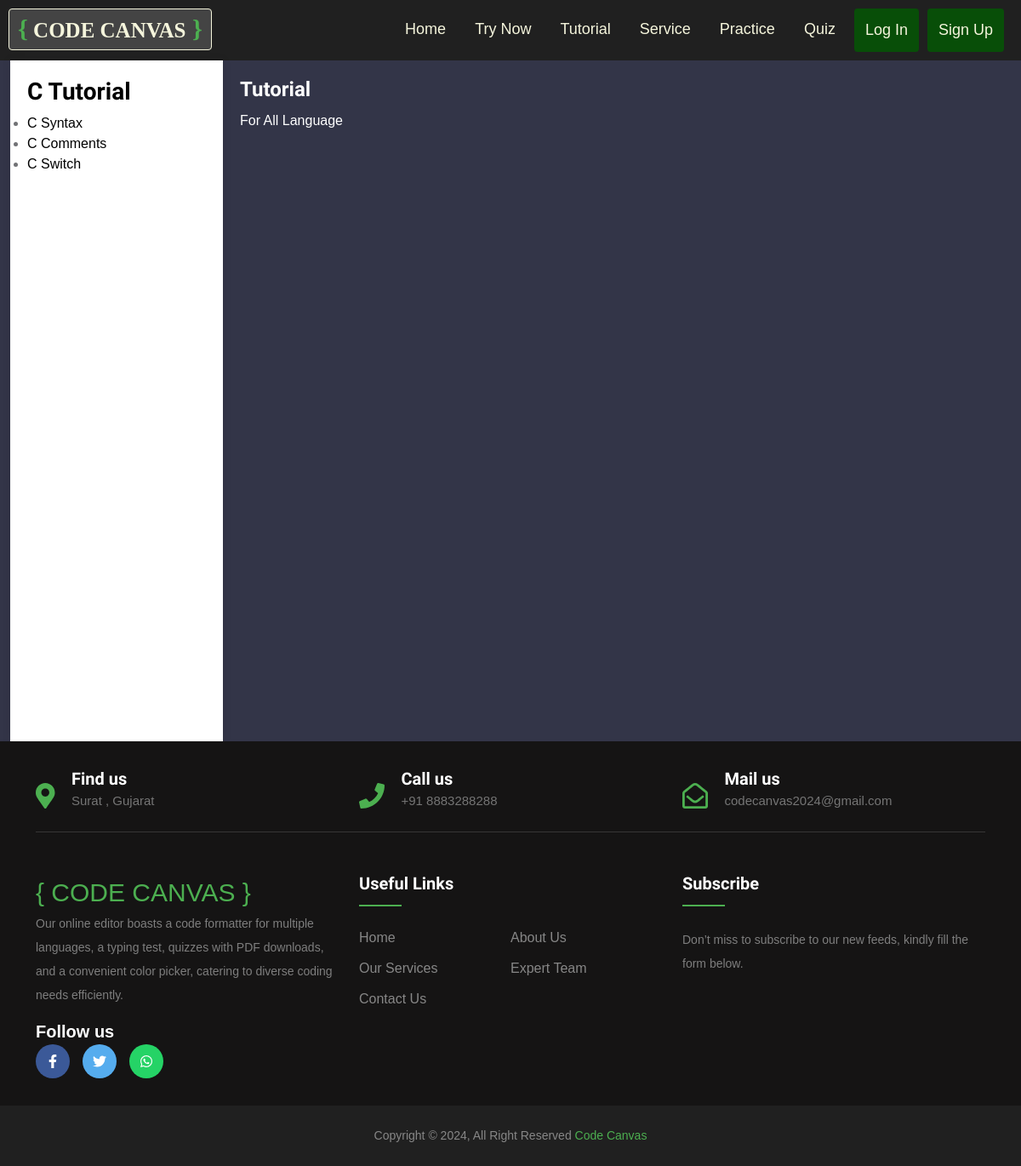
The page /tutorial_of_language.php?language=C on the database as committed earlier.
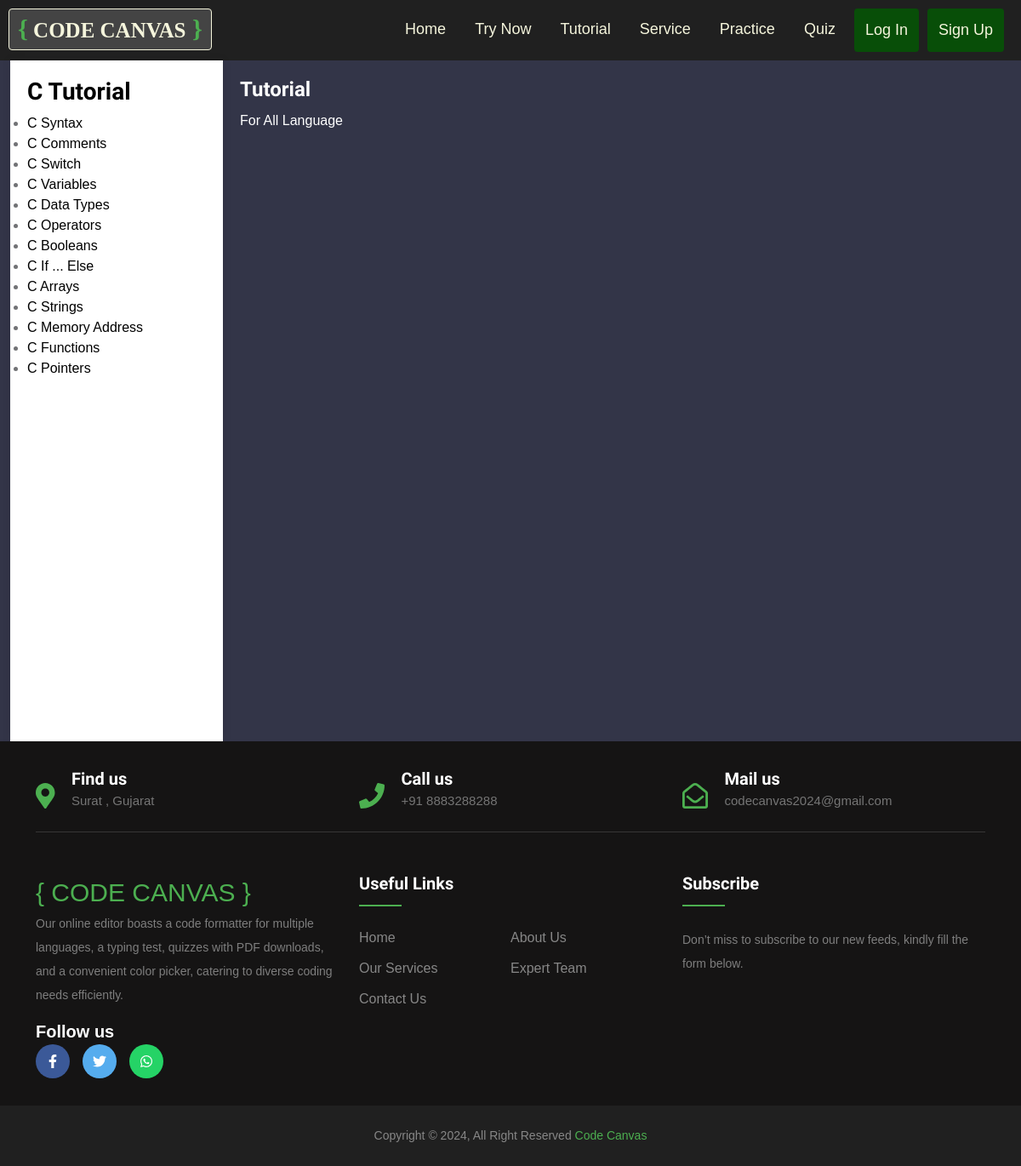
The same page on the database as committed later.
### tables this page shows
CREATE TABLE `tutorial` (
  `t_id` int(11) NOT NULL,
  `language` varchar(200) NOT NULL,
  `topic_name` varchar(200) NOT NULL,
  `description` varchar(1000) DEFAULT NULL,
  `t_code` varchar(3000) NOT NULL,
  `is_active` int(11) NOT NULL DEFAULT 1,
  `created_date` date NOT NULL DEFAULT current_timestamp()
);

### tutorial_of_language.php (the view, shortened to what this page needs)
<?php
    include 'db.php';
     if (isset($_GET['language'])) {
        $selectedLanguage = $con->real_escape_string($_GET['language']);
    }
    if (isset($_SESSION['selected_language'])) {
        $selectedLanguage = $con->real_escape_string($_SESSION['selected_language']);
        $sql = "SELECT * FROM tutorial WHERE language = '$selectedLanguage'";
        $result = $con->query($sql);
    } else {
        $selectedLanguage1 = 'PHP';
        $sql = "SELECT * FROM tutorial WHERE language = '$selectedLanguage1'";
        $result = $con->query($sql);
    }
?>
<!DOCTYPE html>
<html lang="en">
<head>
    <link rel="stylesheet" href="https://cdnjs.cloudflare.com/ajax/libs/font-awesome/6.5.1/css/all.min.css" />
    <link rel="stylesheet" href="css/bootstrap.min.css">
    <link rel="stylesheet" href="css/bootstrap-icons.css">
    <link rel="stylesheet" href="css/owl.carousel.min.css">
    <link rel="stylesheet" href="css/owl.theme.default.min.css">
    <link href="css/templatemo-pod-talk.css" rel="stylesheet">
</head>
<body class="dark">
    <?php include 'header.php'; ?>
    <div class="container-fluid">
        <div class="sidebar">
            <h4><?php echo ucfirst($selectedLanguage); ?> Tutorial</h4>
    <ul>
        <?php
        while ($row = $result->fetch_assoc()) {
            $encodedTopic = urlencode($row['topic_name']);
            echo "<li><a href='tutorial_of_language.php?topic=$encodedTopic'>" . $row['topic_name'] . "</a></li>";
        }
        ?>
    </ul>
        </div>
        <div class="main-content">
        <?php
                if (isset($_GET['topic'])) {
                    $selectedTopic = $con->real_escape_string($_GET['topic']);
                    $topicSql = "SELECT * FROM tutorial WHERE topic_name = '$selectedTopic' AND language = '$selectedLanguage'";
                    $topicResult = $con->query($topicSql);
                    if ($topicResult) {
                        $topicRow = $topicResult->fetch_assoc();
                        if ($topicRow) {
                            echo "<h3>" . htmlspecialchars($topicRow['topic_name']) . "</h3>";
                            echo "<p>" . htmlspecialchars($topicRow['description']) . "</p></br>";
                            if (!empty($topicRow['t_code'])) {
                                echo "<p>Example :</p>";
                                echo "<div class='code-box'><pre class='code-text'>" . htmlspecialchars($topicRow['t_code']) . "</pre></div>";
                            } else {
                                echo "<p>No code available for this topic.</p>";
                            }
                        } else {
                            echo "<p>No data found for the selected topic.</p>";
                        }
                    } else {
                        echo "<p>Error executing the SQL query: " . $con->error . "</p>";
                    }
                    $encodedCode = urlencode($topicRow['t_code']);
                    $selectedLanguage = urlencode($selectedLanguage);
                    echo "<a href='editor.php?lang=$selectedLanguage&code=$encodedCode' style='display: inline-block; padding: 10px 20px; background-color: #4caf50; color: white; text-decoration: none; border-radius: 5px; transition: background-color 0.3s ease;'>Try Your Self</a>";
                 }
                else {
                    echo "<h3>Tutorial</h3>";
                    echo "<p>For All Language</p>";
                }
            ?>
        </div>
    </div>
    <?php include 'footer.php'; ?>
</body>
</html>

Rows that differ between the two databases and show on the page:
added tutorial: topic_name "C Variables"
added tutorial: topic_name "C Data Types"
added tutorial: topic_name "C Operators"
added tutorial: topic_name "C Booleans"
added tutorial: topic_name "C If ... Else"
added tutorial: topic_name "C Arrays"
added tutorial: topic_name "C Strings"
added tutorial: topic_name "C Memory Address"
added tutorial: topic_name "C Functions"
added tutorial: topic_name "C Pointers"
